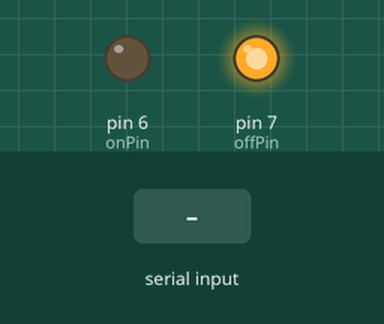
Recording of a sketch running on a simulated Arduino Uno, built with avr-gcc and run on an emulated ATmega328P. Parts: output pins drawn as LEDs (lit = HIGH). The test bench sets the inputs (shaded band). What the sketch prints to the serial monitor is not drawn.

Above: at 1.2 s.
1.3 s: "90,45\n" received over Serial
At 1.7 s:
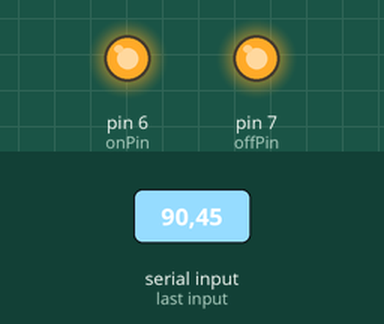
3.7 s: "0\n" received over Serial
At 4.7 s:
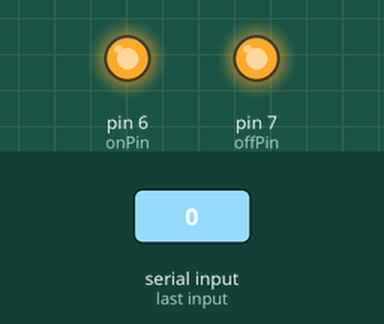
5.2 s: "-" received over Serial
At 5.9 s:
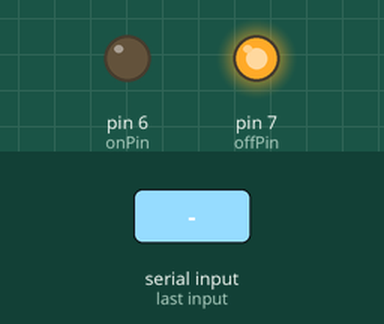
Timing chart, 0 to 8.2 s (numbered marks = the images above; inputs shaded):
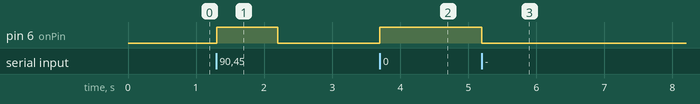

The sketch:

arduinoLight.ino
```cpp
int onPin = 6;
int offPin = 7;

void setup() {
  Serial.begin(9600);
  pinMode(onPin, OUTPUT);
  pinMode(offPin, OUTPUT);
  digitalWrite(offPin, HIGH);
}

void set(bool on) {
  if (on) {
    digitalWrite(onPin, HIGH);
  } else {
    digitalWrite(onPin, LOW);
  }
}

int freq = -1;

void loop() {

  while (Serial.available()) {
    char inChar = (char)Serial.read();
    if (inChar == '-')
    {
      freq = -1;
      set(false);
    }
    else
      freq = (inChar - '0') * 100;
    Serial.print(freq);
  }

  if (!Serial.available() && freq >= 0) {
    if (freq > 0) {
      set(true);
      delay(freq);
      set(false);
      delay(freq);
    }
    else if (freq == 0) {
      set(true);
    }
  }

}
```

Measured:
- after the input at 1.3 s, pin 6 (onPin): LOW → HIGH at once, → LOW 0.90 s later
- after the input at 3.7 s, pin 6 (onPin): LOW → HIGH at once
- after the input at 5.2 s, pin 6 (onPin): HIGH → LOW at once
